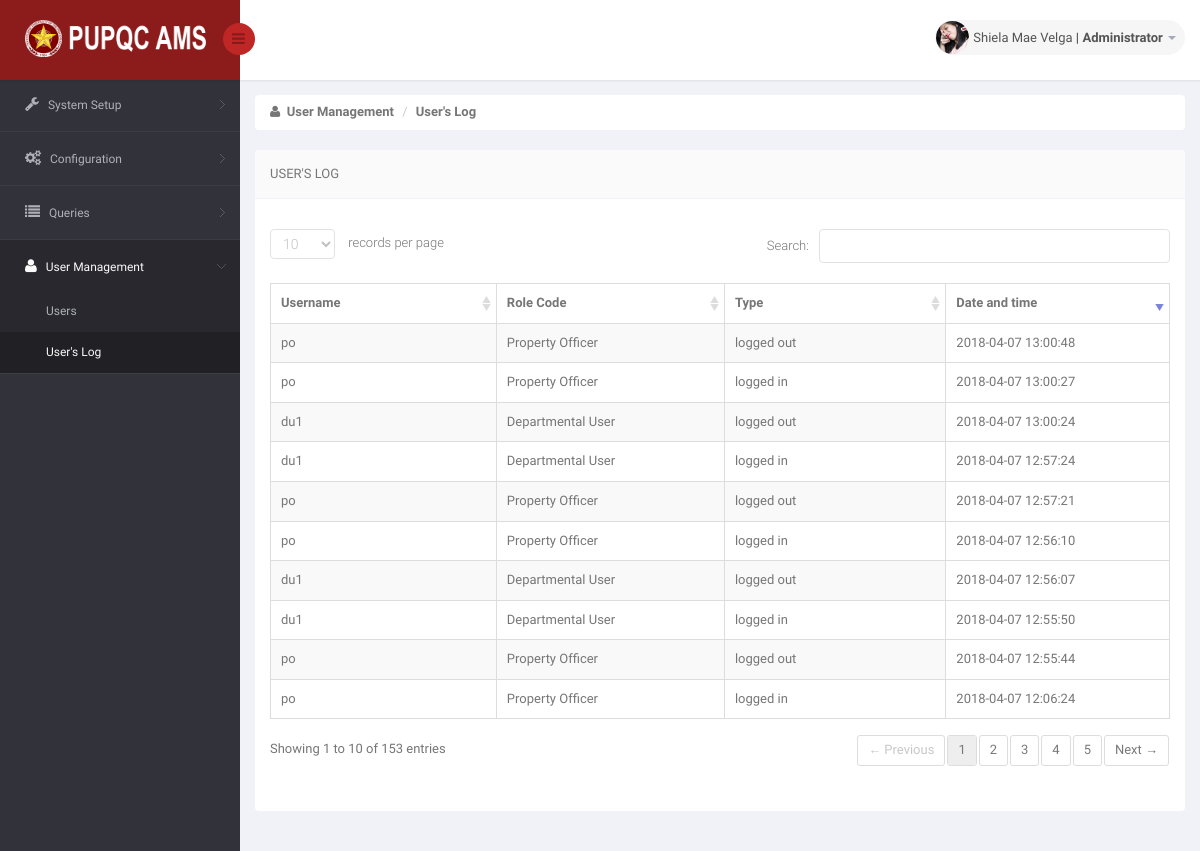
/DIR/Administrator/ADUserslog.php (signed in), run on the app's committed database.
### tables this page shows
CREATE TABLE `ams_r_user` (
  `U_USERNAME` varchar(25) NOT NULL,
  `U_PASSWORD` varchar(150) NOT NULL,
  `U_ROLE_CODE` varchar(30) NOT NULL,
  `EP_ID` int(11) NOT NULL
);

CREATE TABLE `ams_r_employee_profile` (
  `EP_ID` int(11) NOT NULL,
  `EP_FNAME` varchar(50) NOT NULL,
  `EP_MNAME` varchar(35) DEFAULT NULL,
  `EP_LNAME` varchar(35) NOT NULL,
  `EP_GENDER` varchar(10) NOT NULL,
  `EP_MOBILE` char(11) DEFAULT NULL,
  `EP_EMAIL` varchar(75) NOT NULL,
  `EP_TYPE` varchar(50) NOT NULL,
  `EP_STATUS` varchar(10) NOT NULL DEFAULT 'Active',
  `EP_PICTURE` varchar(200) NOT NULL DEFAULT '	images/EmployePictures/default.png	',
  `O_ID` int(11) DEFAULT NULL
);

CREATE TABLE `ams_r_users_log` (
  `UL_LOGGED_DATE` datetime NOT NULL DEFAULT CURRENT_TIMESTAMP,
  `UL_LOGGED_TYPE` varchar(50) NOT NULL,
  `EP_ID` int(11) NOT NULL
);

### DIR/Administrator/ADUserslog.php (the view, shortened to what this page needs)
<!DOCTYPE html>
<html lang="en">
<head>
    <link href="../../bs3/css/bootstrap.min.css" rel="stylesheet">
    <link href="../../css/bootstrap-reset.css" rel="stylesheet">
    <link href="../../font-awesome/css/font-awesome.css" rel="stylesheet" />
    <link href="../../js/advanced-datatable/css/demo_page.css" rel="stylesheet" />
    <link href="../../js/advanced-datatable/css/demo_table.css" rel="stylesheet" />
    <link rel="stylesheet" href="../../js/data-tables/DT_bootstrap.css" />
    <link href="../../css/style.css" rel="stylesheet">
    <link href="../../css/style-responsive.css" rel="stylesheet" />
    <link href="../../js/iCheck/skins/minimal/minimal.css" rel="stylesheet">
    <link href="../../js/iCheck/skins/minimal/red.css" rel="stylesheet">
    <link href="../../js/iCheck/skins/minimal/green.css" rel="stylesheet">
    <link href="../../js/iCheck/skins/minimal/blue.css" rel="stylesheet">
    <link href="../../js/iCheck/skins/minimal/yellow.css" rel="stylesheet">
    <link href="../../js/iCheck/skins/minimal/purple.css" rel="stylesheet">
    <link href="../../js/iCheck/skins/square/square.css" rel="stylesheet">
    <link href="../../js/iCheck/skins/square/red.css" rel="stylesheet">
    <link href="../../js/iCheck/skins/square/green.css" rel="stylesheet">
    <link href="../../js/iCheck/skins/square/blue.css" rel="stylesheet">
    <link href="../../js/iCheck/skins/square/yellow.css" rel="stylesheet">
    <link href="../../js/iCheck/skins/square/purple.css" rel="stylesheet">
    <link href="../../js/iCheck/skins/flat/grey.css" rel="stylesheet">
    <link href="../../js/iCheck/skins/flat/red.css" rel="stylesheet">
    <link href="../../js/iCheck/skins/flat/green.css" rel="stylesheet">
    <link href="../../js/iCheck/skins/flat/blue.css" rel="stylesheet">
    <link href="../../js/iCheck/skins/flat/yellow.css" rel="stylesheet">
    <link href="../../js/iCheck/skins/flat/purple.css" rel="stylesheet">
    <link rel="stylesheet" type="text/css" href="../../js/select2/select2.css" />
    <link rel="stylesheet" type="text/css" href="../../js/bootstrap-daterangepicker/daterangepicker-bs3.css" />
    <link rel="stylesheet" type="text/css" href="../../js/bootstrap-datetimepicker/css/datetimepicker.css" />
    <link rel="stylesheet" type="text/css" href="../../js/bootstrap-datepicker/css/datepicker.css" />
    <link href="../../js/plugins/sweetalert/sweetalert.css" type="text/css" rel="stylesheet" media="screen,projection">
</head>
<body>
<section id="container" >
<header class="header fixed-top clearfix">
<div class="brand">
    <a href="ADCampus.php" class="logo">
        <img src="../../images/pupqcnew.png" style="width: 193px; height: 37px;" alt="">
    </a>
    <div class="sidebar-toggle-box">
        <div class="fa fa-bars"></div>
    </div>
</div>
<div class="top-nav clearfix">
    <ul class="nav pull-right top-menu">
        <li class="dropdown">
            <a data-toggle="dropdown" class="dropdown-toggle" href="#">
                <?php
                    include('../Connection/db.php');
                    $sql = "SELECT * FROM ams_r_employee_profile AS EP JOIN ams_r_user AS U ON U.EP_ID = EP.EP_ID WHERE U.U_USERNAME = '".$_SESSION['myuser']."'";
                    $result = mysqli_query($connection, $sql);
                    while ($row = mysqli_fetch_array($result))
                    {
                      $pic = $row['EP_PICTURE'];
                      echo '<img alt="" src="../../'.$pic.'" alt="" >';
                    }
                  ?>
                <span class="username"> <?php echo $_SESSION['mysesi']; ?> <label> | Administrator</label> </span>
                <b class="caret"></b>
            </a>
        </li>
    </ul>
</div>
</header>
<aside>
    <div id="sidebar" class="nav-collapse">
        <div class="leftside-navigation">
            <ul class="sidebar-menu" id="nav-accordion">
                <li class="sub-menu">
                    <a href="javascript:;">
                        <i class="fa fa-wrench"></i>
                        <span>System Setup</span>
                    </a>
                </li>
                <li class="sub-menu">
                    <a href="javascript:;">
                        <i class="fa fa-gears"></i>
                        <span>Configuration</span>
                    </a>
                </li>
                <li class="sub-menu">
                    <a href="javascript:;">
                        <i class="fa fa-list"></i>
                        <span>Queries</span>
                    </a>
                </li>
                <li class="sub-menu">
                    <a href="javascript:;" class="active">
                        <i class="fa fa-user"></i>
                        <span>User Management</span>
                    </a>
                    <ul class="sub">
                        <li><a href="ADUsers.php">Users</a></li>
                        <li class="active"><a href="ADUserslog.php">User's Log</a></li>
                    </ul>
                </li>
            </ul>
        </div>
    </div>
</aside>
    <section id="main-content">
        <section class="wrapper">
            <div class="row">
                <div class="col-md-12">
                    <ul class="breadcrumb">
                        <li><i class="fa fa-user"></i><strong> &nbsp;User Management</strong></li>
                        <li><strong>User's Log</strong></li>
                    </ul>
                </div>
            </div>
            <div class="row">
                <div class="col-sm-12">
                    <section class="panel">
                        <header class="panel-heading">
                            User's Log
                        </header>
                        <div class="panel-body">
                            <div class="adv-table">
                                <table  class="display table table-bordered table-striped tblCampusData" id="dynamic-table">
                                    <thead>
                                        <tr>
                                            <th style="width: 250px">Username</th>
                                            <th style="width: 250px">Role Code</th>
                                            <th style="width: 250px">Type</th>
                                            <th style="width: 250px">Date and time</th>
                                    </thead>
                                    <tbody>
                                    <?php
                                        $sql = "SELECT ams_r_users_log.UL_LOGGED_DATE, ams_r_users_log.UL_LOGGED_TYPE, ams_r_user.U_USERNAME, ams_r_user.U_ROLE_CODE FROM ams_r_users_log JOIN ams_r_user ON ams_r_users_log.EP_ID = ams_r_user.EP_ID";
                                        $result = mysqli_query($connection, $sql) or die("Bad Query: $sql");
                                        while($row = mysqli_fetch_assoc($result))
                                            {
                                              $uname = $row['U_USERNAME'];
                                              $role = $row['U_ROLE_CODE'];
                                              $type = $row['UL_LOGGED_TYPE'];
                                              $dt = $row['UL_LOGGED_DATE'];
                                    ?>
                                        <tr class="gradeX"">
                                            <td> <?php echo $uname; ?> </td>
                                            <td> <?php echo $role; ?> </td>
                                            <td> <?php echo $type; ?> </td>
                                            <td> <?php echo $dt; ?> </td>
                                        </tr>
                                    <?php
                                        }
                                    ?>
                                    </tbody>
                                </table>
                            </div>
                        </div>
                    </section>
                </div>
            </div>
        </section>
    </section>
</section>
</body>
</html>

### js/advanced-datatable/css/demo_table.css (style rules this page uses)
table.display { margin: 0 auto; clear: both; width: 100%; }
table.display thead th { padding: 3px 18px 3px 10px; border-bottom: 1px solid black; font-weight: bold; cursor: pointer; * cursor: hand; }
table.display td { padding: 3px 10px; }
.sorting_desc { background: url('../images/sort_desc.png') no-repeat center right; }
.sorting { background: url('../images/sort_both.png') no-repeat center right; }
table.display tr.odd.gradeX { background-color: #ffdddd; }
table.display tr.even.gradeX { background-color: #ffeeee; }
tr.odd { background-color: #F9F9F9; }
tr.even { background-color: white; }
tr.odd td.sorting_1 { background-color: #D3D6FF; }
tr.even td.sorting_1 { background-color: #EAEBFF; }
tr.odd.gradeX td.sorting_1 { background-color: #ffc4c4; }
tr.even.gradeX td.sorting_1 { background-color: #ffd5d5; }
table.display tr.gradeX { background-color: #ffdddd; }

### data on the page
ams_r_user: EP_ID.EP_PICTURE (picture)
ams_r_users_log: ams_r_user.U_USERNAME "po", ams_r_user.U_ROLE_CODE "Property Officer", UL_LOGGED_TYPE "logged in", UL_LOGGED_DATE "2018-04-07 12:06:24"
ams_r_users_log: ams_r_user.U_USERNAME "po", ams_r_user.U_ROLE_CODE "Property Officer", UL_LOGGED_TYPE "logged out", UL_LOGGED_DATE "2018-04-07 12:55:44"
ams_r_users_log: ams_r_user.U_USERNAME "du1", ams_r_user.U_ROLE_CODE "Departmental User", UL_LOGGED_TYPE "logged in", UL_LOGGED_DATE "2018-04-07 12:55:50"
ams_r_users_log: ams_r_user.U_USERNAME "du1", ams_r_user.U_ROLE_CODE "Departmental User", UL_LOGGED_TYPE "logged out", UL_LOGGED_DATE "2018-04-07 12:56:07"
ams_r_users_log: ams_r_user.U_USERNAME "po", ams_r_user.U_ROLE_CODE "Property Officer", UL_LOGGED_TYPE "logged in", UL_LOGGED_DATE "2018-04-07 12:56:10"
ams_r_users_log: ams_r_user.U_USERNAME "po", ams_r_user.U_ROLE_CODE "Property Officer", UL_LOGGED_TYPE "logged out", UL_LOGGED_DATE "2018-04-07 12:57:21"
ams_r_users_log: ams_r_user.U_USERNAME "du1", ams_r_user.U_ROLE_CODE "Departmental User", UL_LOGGED_TYPE "logged in", UL_LOGGED_DATE "2018-04-07 12:57:24"
ams_r_users_log: ams_r_user.U_USERNAME "du1", ams_r_user.U_ROLE_CODE "Departmental User", UL_LOGGED_TYPE "logged out", UL_LOGGED_DATE "2018-04-07 13:00:24"
ams_r_users_log: ams_r_user.U_USERNAME "po", ams_r_user.U_ROLE_CODE "Property Officer", UL_LOGGED_TYPE "logged in", UL_LOGGED_DATE "2018-04-07 13:00:27"
ams_r_users_log: ams_r_user.U_USERNAME "po", ams_r_user.U_ROLE_CODE "Property Officer", UL_LOGGED_TYPE "logged out", UL_LOGGED_DATE "2018-04-07 13:00:48"

### other printed values
$_SESSION['mysesi'] "Shiela Mae Velga"
